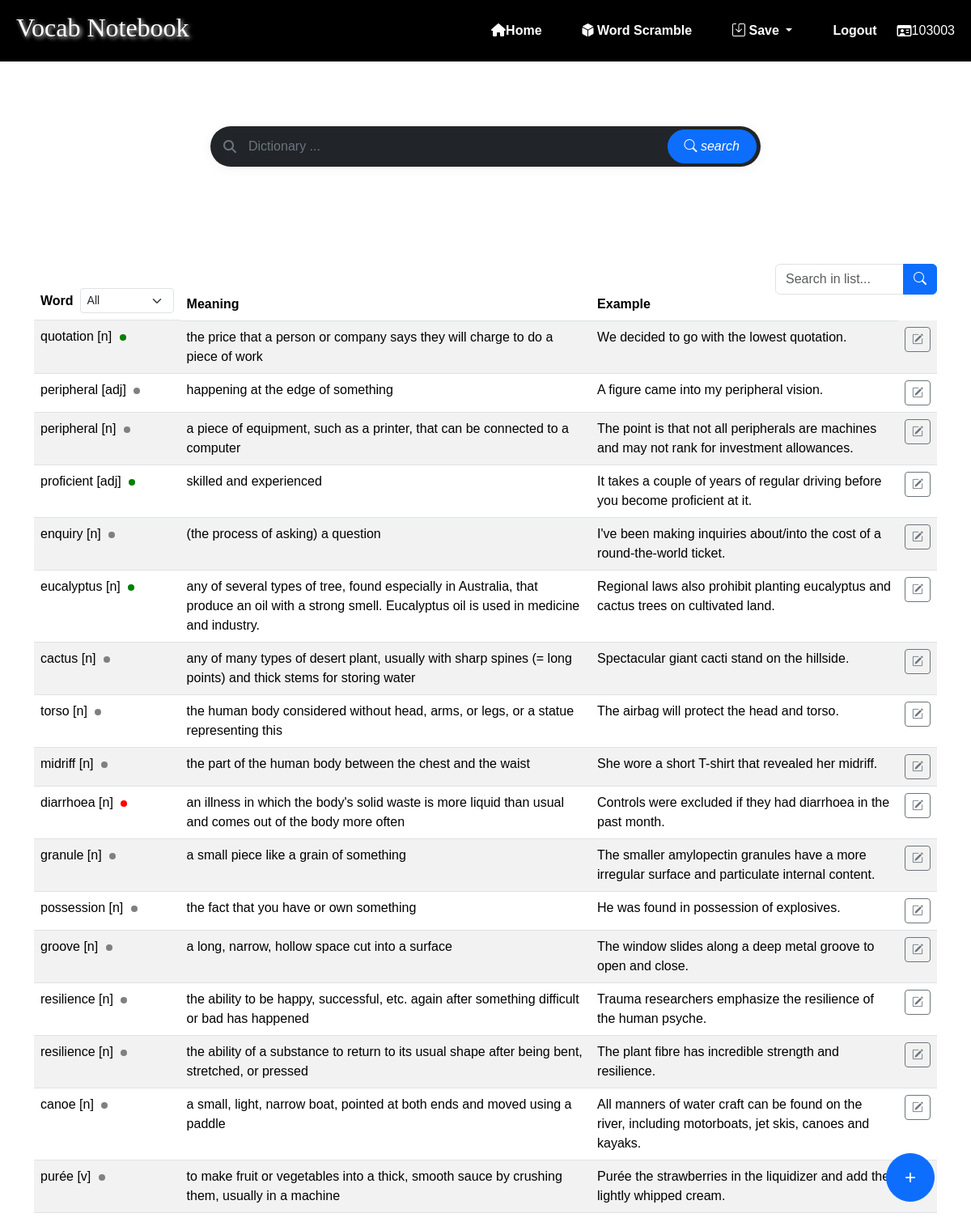
/Test_app/ (signed in), run on the app's committed database.
### Test_app/models.py (models this page shows, shortened)
class Vocab(models.Model):
    word = models.CharField(max_length=20)
    CATEGORY = (
        ('n', 'Noun'),
        ('v', 'Verb'),
        ('adj', 'Adjective'),
        ('adv', 'Adverb'),
        ('prep', 'Preposition'),
        ('conj', 'Conjunction'),
        ('pron', 'Pronoun'),
        ('int', 'Interjection')
    )
    category = models.CharField(
        max_length=4,
        choices=CATEGORY,
        null=True,
        blank=True,
        help_text='Word Class',
    )
    STATUS = (
        ('m', 'memorized'),
        ('l', 'learning'),
        ('f', 'forgot')
    )
    status = models.CharField(
        max_length=1,
        choices=STATUS,
        default='l',
        help_text='Study Status',
    )
    meaning = models.CharField('Meaning', null=True, blank=True, max_length=200)
    example = models.CharField('Example', null=True, blank=True, max_length=200)
    created_at = models.DateField(auto_now_add=True, help_text='The date the vocab was created.', null=True, blank=True)
    user = models.ForeignKey(User, on_delete=models.CASCADE, related_name='vocab_list')
    def get_absolute_url(self):
        return reverse('vocab-detail', args=[str(self.id)])

### Test_app/views.py (the view)
# urls.py: path('', views.index, name='index'),
def index(request):
    if 'reset' in request.GET:
        request.session['rounds_played'] = -1  # Reset the rounds played
    search_query = request.GET.get('search', '')  # Get the search term from the query parameters
    status_filter = request.GET.get('status', '')  # Get the status filter from the query parameters
    if request.user.is_authenticated:
        vocab_list = Vocab.objects.filter(user=request.user)  # Show only vocab entries for the logged-in user
    else:
        vocab_list = Vocab.objects.none()  # Return an empty queryset for unauthenticated users
    if search_query:
        vocab_list = vocab_list.filter(word__icontains=search_query)
    if status_filter:
        vocab_list = vocab_list.filter(status=status_filter)
    num_vocabs = vocab_list.count()
    num_memorized = vocab_list.filter(status__exact='m').count()
    num_learning = vocab_list.filter(status__exact='l').count()
    num_forgot = vocab_list.filter(status__exact='f').count()
    context = {
        'vocab_list': vocab_list,
        'search_query': search_query,
        'status_filter': status_filter,
        'num_vocabs': num_vocabs,
        'num_memorized': num_memorized,
        'num_learning': num_learning,
        'num_forgot': num_forgot,
    }
    return render(request, 'index.html', context=context)

### Test_app/templates/index.html (shortened to what this page needs)
{% extends "base.html" %}
{% block dictionary %}
<form method="get" action="{% url 'dictionary' %}" class="d-flex">
  <div class="search-wrapper">
    <div class="search-box dark">
        <i class="fas fa-search search-icon"></i>
        <input type="text" name="search_dictionary" class="form-control search-input" placeholder="Dictionary ..."value="{{ dictionary_query }}">
        <button class="btn btn-primary search-button">
          <i class="bi bi-search"> search</i>
            </button>
    </div>
  </div>
</form>
{% endblock%}
{% block searchbar %}
<form method="get" action="" class="d-flex align-items-center mb-4">
  <div class="input-group ms-auto" style="max-width: 200px; bottom: -40px;">
    <input type="text" name="search" class="form-control" placeholder="Search in list..." value="{{ search_query }}">
    <button type="submit" class="btn btn-primary">
  <i class="bi bi-search"></i>
    </button>
  </div>
</form>
{% endblock %}
{% block content %}
  <table class="table table-striped">
    <thead>
      <tr>
        <th scope="col" class="d-flex justify-content-between align-items-center">
          <span>Word</span>
          <form method="get" action="" class="d-inline">
            <select name="status" class="form-select form-select-sm d-inline w-auto ms-2" style="width: auto;" onchange="this.form.submit()">
              <option value="">All</option>
            </select>
          </form>
        </th>
        <th scope="col">Meaning</th>
        <th scope="col">Example</th>
      </tr>
    </thead>
    <tbody>
      {% if user.is_authenticated %}
        {% for vocab in vocab_list %}
          <tr>
            <td style="white-space: nowrap;">
              {% if search_query and search_query|lower in vocab.word|lower %}
                <mark id="highlighted-word">{{ vocab.word }}</mark>
              {% else %}
                <span style="cursor: pointer;"
                  onmouseover="this.style.textDecoration='underline';"
                  onmouseout="this.style.textDecoration='none';"
                  onclick="window.location.href='{{ vocab.get_absolute_url }}';">
                {{ vocab.word }}
                </span>
              {% endif %}
              [{{ vocab.category }}]
              <span class="rounded-circle d-inline-block"
                  style="width: 8px; height: 8px; margin-left: 5px;
                     background-color:
                     {% if vocab.status == 'l' %}gray
                     {% elif vocab.status == 'm' %}green
                     {% elif vocab.status == 'f' %}red
                     {% else %}transparent{% endif %};">
              </span>
            </td>
            <td>{{ vocab.meaning }}</td>
            <td>{{ vocab.example }}</td>
            <td>
              <a href="{% url 'edit_vocab' vocab.id %}" class="btn btn-sm btn-outline-secondary">
                <i class="bi bi-pencil-square"></i>
              </a>
            </td>
          </tr>
        {% endfor %}
      {% else %}
        <h4 class="text-center">Please log in to view your vocabulary list.</h4>
      {% endif %}
    </tbody>
  </table>
{% endblock %}

### Test_app/templates/base.html (shortened to what this page needs)
<!doctype html>
<html lang="en">
    <head>
        <link href="https://cdnjs.cloudflare.com/ajax/libs/font-awesome/6.4.0/css/all.min.css" rel="stylesheet">
        <link href="https://cdn.jsdelivr.net/npm/bootstrap-icons/font/bootstrap-icons.css" rel="stylesheet">
        <link href="https://cdn.jsdelivr.net/npm/bootstrap@5.3.3/dist/css/bootstrap.min.css"
          rel="stylesheet"
>
        {% load static %}
        <link rel="stylesheet" href="{% static 'css/styles.css' %}" />
    </head>
    <body>
        <nav class="navbar">
            <div class="data-container">
                <h2><a href="{% url 'index' %}" class="Logo">Vocab Notebook</a></h2>
                <div id="menu-time" class="menu-data animate__animated ">
                    <a href="{% url 'index' %}" class="nav-a"><i class="fa fa-home" aria-hidden="true"></i>Home</a>
                    <a href="{% url 'word_scramble' %}" class="nav-a">
                        <i class="fas fa-dice-d6"></i> Word Scramble
                    </a>
                    <div class="dropdown">
                        <a href="#" class="nav-a dropdown-toggle">
                            <i class="bi bi-save"></i> Save
                        </a>
                    </div>
                    {% if user.is_authenticated %}
                    <a href="{% url 'logout' %}?next={{ request.path }}" class="nav-a">Logout</a>
                    <i class='far fa-id-card'></i>{{ user.get_username }}
                    {% else %}
                    <a href="{% url 'login' %}?next={{ request.path }}" class="nav-a">Login/Sign-up</a>
                    {% endif %}
                </div>
            </div>
        </nav>
        <div class="container">
            {% block dictionary %} {% endblock%}
            {% block searchbar %} {% endblock %}
            {% block content %} {% endblock %}
            <a href="{% url 'add_vocab' %}" class="btn btn-primary btn-lg rounded-circle position-fixed"
            style="bottom: 30px; right: 45px; width: 60px; height: 60px; display: flex; align-items: center; justify-content: center; font-size: 24px;">
            +
            </a>
        </div>
    </body>
</html>

### Test_app/static/css/styles.css (style rules this page uses)
.search-wrapper { width: 680px; margin: 80px auto; }
.search-box { position: relative; box-shadow: 0 2px 15px rgba(0,0,0,0.05); border-radius: 50px; transition: all 0.3s ease; }
.search-input { border-radius: 50px; padding-left: 45px; padding-right: 20px; border: 2px solid transparent; transition: all 0.3s ease; height: 50px; }
.search-icon { position: absolute; left: 16px; top: 50%; transform: translateY(-50%); color: #6c757d; z-index: 10; }
.search-button { position: absolute; right: 5px; top: 50%; transform: translateY(-50%); border-radius: 50px; padding: 8px 20px; transition: all 0.3s ease; }
.search-box.dark { background-color: #212529; }
.search-box.dark .search-input { background-color: #212529; color: #fff; }
.search-box.dark .search-input::placeholder { color: #6c757d; }
.search-box.dark .search-icon { color: #6c757d; }
* { padding: 0; margin: 0; box-sizing: border-box; font-family: Arial, Helvetica, sans-serif; }
.navbar { display: flex; background-color: black; padding: 15px 20px; color: white; width: 100%; align-items: center; justify-content: center; }
.data-container { width: 100%; max-width: 1200px; display: flex; justify-content: center; align-items: center; }
.Logo { font-family: Georgia, serif; text-shadow: 2px 2px 5px gainsboro; text-decoration: none; color: white; }
.nav-a { text-decoration: none; color: white; padding: 10px 15px; border-radius: 25px; transition: background-color 0.3s ease-in; margin: 0 10px; font-weight: bold; }
.menu-data { margin-left: auto; display: flex; align-items: center; }
.dropdown { position: relative; display: inline-block; }

### data on the page
Vocab: word "quotation", category "n", meaning "the price that a person or company says they will charge to do a piece of work", example "We decided to go with the lowest quotation."
Vocab: word "peripheral", category "adj", meaning "happening at the edge of something", example "A figure came into my peripheral vision."
Vocab: word "peripheral", category "n", meaning "a piece of equipment, such as a printer, that can be connected to a computer", example "The point is that not all peripherals are machines and may not rank for investment allowances."
Vocab: word "proficient", category "adj", meaning "skilled and experienced", example "It takes a couple of years of regular driving before you become proficient at it."
Vocab: word "enquiry", category "n", meaning "(the process of asking) a question", example "I've been making inquiries about/into the cost of a round-the-world ticket."
Vocab: word "eucalyptus", category "n", meaning "any of several types of tree, found especially in Australia, that produce an oil with a strong smell. Eucalyptus oil is used in medicine and industry.", example "Regional laws also prohibit planting eucalyptus and cactus trees on cultivated land."
Vocab: word "cactus", category "n", meaning "any of many types of desert plant, usually with sharp spines (= long points) and thick stems for storing water", example "Spectacular giant cacti stand on the hillside."
Vocab: word "torso", category "n", meaning "the human body considered without head, arms, or legs, or a statue representing this", example "The airbag will protect the head and torso."
Vocab: word "midriff", category "n", meaning "the part of the human body between the chest and the waist", example "She wore a short T-shirt that revealed her midriff."
Vocab: word "diarrhoea", category "n", meaning "an illness in which the body's solid waste is more liquid than usual and comes out of the body more often", example "Controls were excluded if they had diarrhoea in the past month."
Vocab: word "granule", category "n", meaning "a small piece like a grain of something", example "The smaller amylopectin granules have a more irregular surface and particulate internal content."
Vocab: word "possession", category "n", meaning "the fact that you have or own something", example "He was found in possession of explosives."
Vocab: word "groove", category "n", meaning "a long, narrow, hollow space cut into a surface", example "The window slides along a deep metal groove to open and close."
Vocab: word "resilience", category "n", meaning "the ability to be happy, successful, etc. again after something difficult or bad has happened", example "Trauma researchers emphasize the resilience of the human psyche."
Vocab: word "resilience", category "n", meaning "the ability of a substance to return to its usual shape after being bent, stretched, or pressed", example "The plant fibre has incredible strength and resilience."
Vocab: word "canoe", category "n", meaning "a small, light, narrow boat, pointed at both ends and moved using a paddle", example "All manners of water craft can be found on the river, including motorboats, jet skis, canoes and kayaks."
Vocab: word "purée", category "v", meaning "to make fruit or vegetables into a thick, smooth sauce by crushing them, usually in a machine", example "Purée the strawberries in the liquidizer and add the lightly whipped cream."

### other printed values
{{ user.get_username }} "103003"
